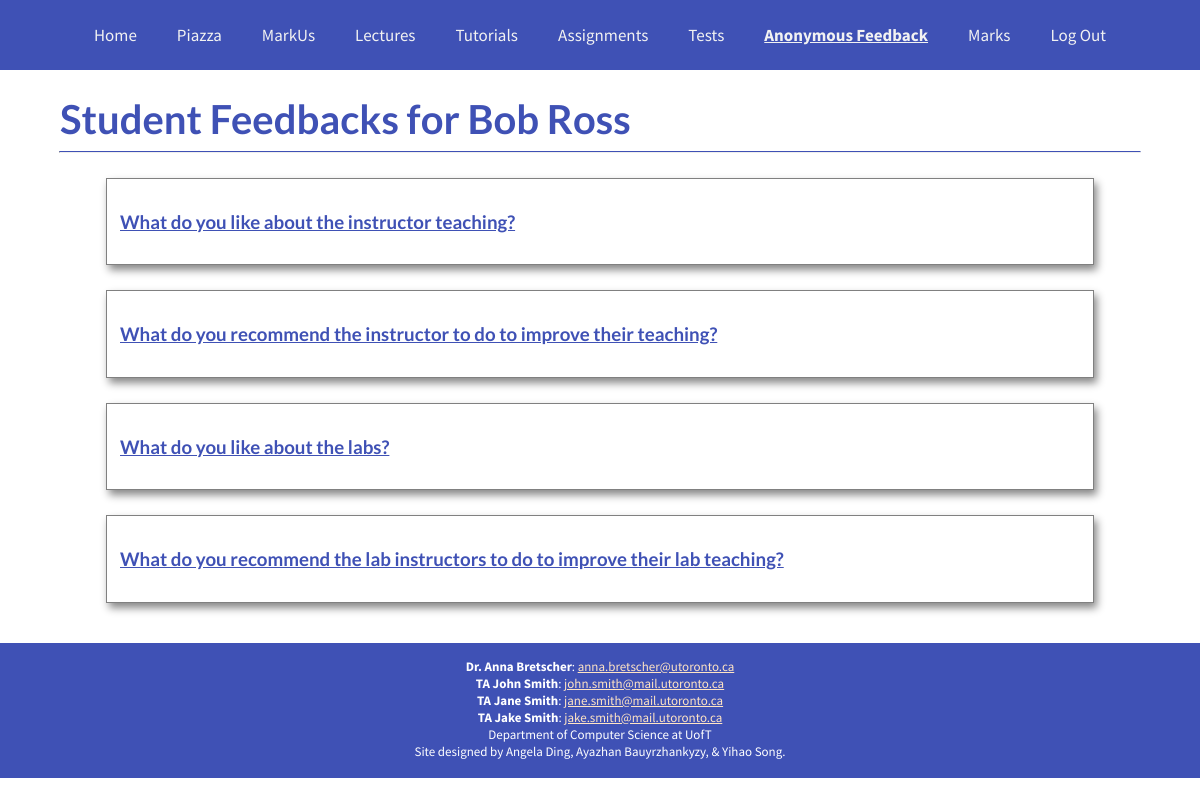
Page /allstudentfeedback (signed in) on the committed database.
### tables this page shows
CREATE TABLE "feedback" (
	"username"	TEXT,
	"q1"	TEXT,
	"q2"	TEXT,
	"q3"	TEXT,
	"q4"	TEXT
);

### app.py (the view)
@app.route('/allstudentfeedback')
def allstudentfeedback():
    if ('username' in session):
        instructor_username = session['username']
        questions = get_all_feedback_questions()
        responses = get_all_student_feedbacks(instructor_username)
        return render_template('allstudentfeedbacks.html', questions=questions, responses=responses, instructor_name=get_fullname_by_user(instructor_username))
    else:
        return redirect(url_for('login'))

### app.py (called while the page is built)
@app.teardown_appcontext
def close_connection(exception):
    db = getattr(g, '_database', None)
    if db is not None:
        db.close()

def get_all_student_feedbacks(instructor_username):
    table_headers = get_table_headers("feedback")
    table_headers.remove("username")
    feedbacks = dict()
    for question in table_headers:
        responses = list()
        conn = sqlite3.connect('./assignment3.db')
        for response in conn.execute('SELECT "{}" FROM feedback WHERE username=?'.format(question), [instructor_username]):
            responses.append(response[0])
        conn.commit()
        feedbacks[question] = responses
    return feedbacks

def get_all_feedback_questions():
    return get_all_student_feedbacks("-1")

def get_fullname_by_user(username):
    fullname = str()
    conn = sqlite3.connect('./assignment3.db')
    for item in conn.execute('SELECT firstName, lastName FROM users WHERE username=?', [username]):
        fullname = item[0] + ' ' + item[1]
    return fullname

def get_table_headers(table):
    table_headers = []
    conn = sqlite3.connect('./assignment3.db')
    for result in conn.execute('PRAGMA table_info("{}")'.format(table)):
        table_headers.append(result[1])
    conn.commit()
    return table_headers

### templates/allstudentfeedbacks.html (shortened to what this page needs)
<!DOCTYPE HTML>
<html>
<head>
    <link rel="stylesheet" href="../static/index.css" type="text/css">
    <link rel="stylesheet" href="../static/changegrade.css" rel="stylesheet">
</head>
<body>
    <div class="topnav">
        <a href="home">Home</a>
        <a href="https://piazza.com/class/kju7e2uwa8p3sf">Piazza</a>
        <a href="https://markus.utsc.utoronto.ca/cscb63w21/">MarkUs</a>
        <a href="lectures">Lectures</a>
        <a href="tutorials">Tutorials</a>
        <a href="assignments">Assignments</a>
        <a href="tests">Tests</a>
        <a class="active" href="#top">Anonymous Feedback</a>
        <a href="grade_redirect">Marks</a>
        <a href="logout">Log Out</a>
    </div>
    <div id="main-content">
        <div id="title-container">
            <h1 id="home" class="title">Student Feedbacks for {{instructor_name}}</h1>
        </div>
        <hr id="other">
    </div>
    {% for key in questions.keys() %}
    <div class="center-1">
        <div class="info">
                <h3>{{questions[key][0]}}</h3>
        </div>
    </div>
    {% endfor %}
    <br>
    <br>
    <footer id="main-footer">
        <p class="blurb">
            <b>Dr. Anna Bretscher</b>: <a class="flink"
                href="mailto: anna.bretscher@utoronto.ca">anna.bretscher@utoronto.ca</a>
        </p>
        <p class="blurb-">
            <b>TA John Smith</b>: <a class="flink"
                href="mailto: anna.bretscher@utoronto.ca">john.smith@mail.utoronto.ca</a>
        </p>
        <p class="blurb-">
            <b>TA Jane Smith</b>: <a class="flink"
                href="mailto: anna.bretscher@utoronto.ca">jane.smith@mail.utoronto.ca</a>
        </p>
        <p class="blurb-">
            <b>TA Jake Smith</b>: <a class="flink"
                href="mailto: anna.bretscher@utoronto.ca">jake.smith@mail.utoronto.ca</a>
        </p>
        <p class="blurb-1">
            <a class="flink" href="https://web.cs.toronto.edu/" target="blank_">Department of Computer Science at
                UofT</a>
        </p>
        <p class="blurb-2">Site designed by Angela Ding, Ayazhan Bauyrzhankyzy, & Yihao Song.</p>
    </footer>
</body>

### static/index.css (style rules this page uses)
h1, h2, h3, h4, h5, h6 { font-family: 'Lato', sans-serif; font-weight: bold; }
h3 { color: #3f51b5; text-decoration: underline; }
a { font-family: 'Source Sans Pro', sans-serif; }
p { font-family: 'Source Sans Pro', sans-serif; color: black; }
body { font-family: 'Source Sans Pro', sans-serif; text-align: left; margin: 0; padding: 0; }
#home { color: #3f51b5; font-size: 40px; text-align: left; margin: 0; padding: 0; margin-top: 25px; margin-bottom: 5px; margin-left: 5%; }
.topnav { background-color: #3f51b5; overflow: hidden; width: 100%; height: 70px; display: flex; justify-content: center; align-items: center; }
.topnav a { float: left; color: #f2f2f2; text-align: center; padding: 14px 20px; text-decoration: none; font-size: 17px; }
.topnav a.active { font-weight: bold; text-decoration: underline; }
hr { border-top: 1.5px solid #3f51b5; width: 80% }
#other { border-top: 1.5px solid #3f51b5; width: 90% }
.info { border: 1px solid grey; box-shadow: 3px 5px 8px #888888; width: 80%; padding: 13px; }
.center-1 { display: flex; justify-content: center; margin-top: 25px; }
footer { background-color: #3f51b5; overflow: hidden; width: 100%; height: 135px; align-items: center; margin: 0; padding: 0; }
.blurb { color: white; font-family: 'Source Sans Pro', sans-serif; padding-bottom: 0; margin: 0; padding-top: 15px; text-align: center; font-size: 13px; }
.blurb- { color: white; font-family: 'Source Sans Pro', sans-serif; padding-bottom: 0; margin: 0; padding-top: 0; text-align: center; font-size: 13px; }
.blurb-1 { color: white; font-family: 'Source Sans Pro', sans-serif; padding-bottom: 0; margin: 0; padding-top: 0; text-align: center; font-size: 13px; }
.blurb-1 a { color: white; font-family: 'Source Sans Pro', sans-serif; text-decoration: none; font-size: 13px; }
.blurb-2 { color: white; font-family: 'Source Sans Pro', sans-serif; padding-bottom: 15px; margin: 0; border: 0; text-align: center; font-size: 13px; }
.flink { color:bisque }

### rows in the picture
feedback: q1 "What do you like about the instructor teaching?" "What do you recommend the instructor to do to improve their teaching?" "What do you like about the labs?" "What do you recommend the lab instructors to do to improve their lab teaching?"

### other values in the picture
{{ instructor_name }} "Bob Ross"
